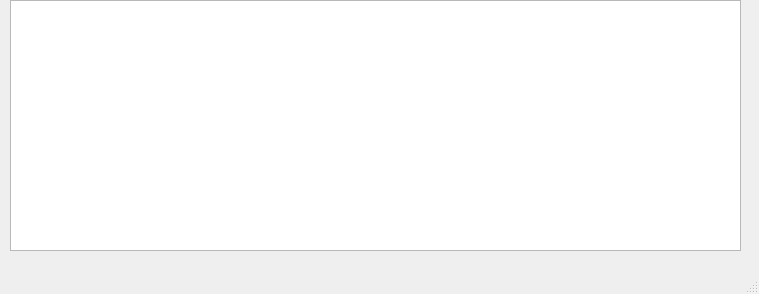
<?xml version="1.0" encoding="UTF-8"?>
<ui version="4.0">
 <class>MainWindow</class>
 <widget class="QMainWindow" name="MainWindow">
  <property name="geometry">
   <rect>
    <x>0</x>
    <y>0</y>
    <width>759</width>
    <height>294</height>
   </rect>
  </property>
  <property name="windowTitle">
   <string>MainWindow</string>
  </property>
  <widget class="QWidget" name="centralwidget">
   <widget class="QTableWidget" name="tableWidget">
    <property name="geometry">
     <rect>
      <x>10</x>
      <y>0</y>
      <width>731</width>
      <height>251</height>
     </rect>
    </property>
   </widget>
  </widget>
  <widget class="QMenuBar" name="menubar">
   <property name="geometry">
    <rect>
     <x>0</x>
     <y>0</y>
     <width>759</width>
     <height>21</height>
    </rect>
   </property>
  </widget>
  <widget class="QStatusBar" name="statusbar"/>
 </widget>
 <resources/>
 <connections/>
</ui>
